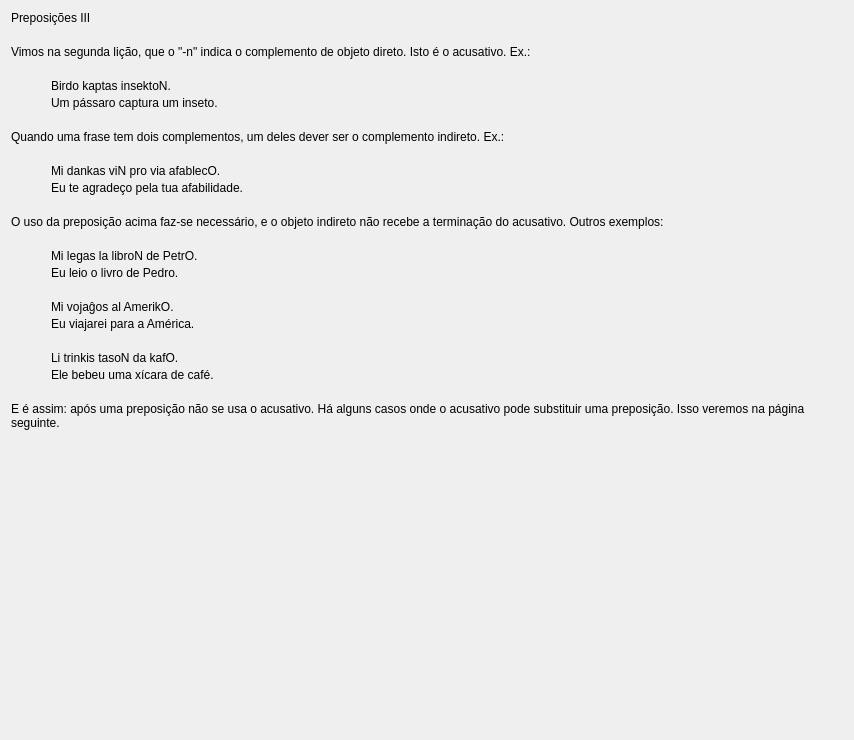
         <widget class="QWidget" name="scrollAreaWidgetContents_7">
          <property name="geometry">
           <rect>
            <x>0</x>
            <y>0</y>
            <width>854</width>
            <height>740</height>
           </rect>
          </property>
          <layout class="QVBoxLayout" name="verticalLayout_28">
           <property name="spacing">
            <number>20</number>
           </property>
           <item>
            <widget class="titolo" name="Lec07_Label8">
             <property name="sizePolicy">
              <sizepolicy hsizetype="Preferred" vsizetype="Maximum">
               <horstretch>0</horstretch>
               <verstretch>0</verstretch>
              </sizepolicy>
             </property>
             <property name="text">
              <string>Preposições III</string>
             </property>
            </widget>
           </item>
           <item>
            <layout class="QVBoxLayout" name="verticalLayout_12">
             <item>
              <widget class="QLabel" name="Lec07_Label547">
               <property name="text">
                <string>Vimos na segunda lição, que o &quot;-n&quot; indica o complemento de objeto direto. Isto é o acusativo. Ex.:</string>
               </property>
               <property name="wordWrap">
                <bool>true</bool>
               </property>
              </widget>
             </item>
             <item>
              <layout class="QHBoxLayout" name="horizontalLayout_477">
               <item>
                <spacer name="horizontalSpacer_24">
                 <property name="orientation">
                  <enum>Qt::Horizontal</enum>
                 </property>
                 <property name="sizeType">
                  <enum>QSizePolicy::Fixed</enum>
                 </property>
                 <property name="sizeHint" stdset="0">
                  <size>
                   <width>40</width>
                   <height>20</height>
                  </size>
                 </property>
                </spacer>
               </item>
               <item>
                <layout class="QVBoxLayout" name="verticalLayout_21">
                 <property name="spacing">
                  <number>3</number>
                 </property>
                 <item>
                  <widget class="klakbutono_nova" name="Lec07_Button559">
                   <property name="text">
                    <string notr="true">Birdo kaptas insektoN.</string>
                   </property>
                   <property name="wordWrap">
                    <bool>true</bool>
                   </property>
                  </widget>
                 </item>
                 <item>
                  <widget class="QLabel" name="Lec07_Label555">
                   <property name="text">
                    <string>Um pássaro captura um inseto.</string>
                   </property>
                   <property name="wordWrap">
                    <bool>true</bool>
                   </property>
                  </widget>
                 </item>
                </layout>
               </item>
              </layout>
             </item>
            </layout>
           </item>
           <item>
            <layout class="QVBoxLayout" name="verticalLayout_26">
             <item>
              <widget class="QLabel" name="Lec07_Label548">
               <property name="text">
                <string>Quando uma frase tem dois complementos, um deles dever ser o complemento indireto. Ex.:</string>
               </property>
               <property name="wordWrap">
                <bool>true</bool>
               </property>
              </widget>
             </item>
             <item>
              <layout class="QHBoxLayout" name="horizontalLayout_476">
               <item>
                <spacer name="horizontalSpacer_23">
                 <property name="orientation">
                  <enum>Qt::Horizontal</enum>
                 </property>
                 <property name="sizeType">
                  <enum>QSizePolicy::Fixed</enum>
                 </property>
                 <property name="sizeHint" stdset="0">
                  <size>
                   <width>40</width>
                   <height>20</height>
                  </size>
                 </property>
                </spacer>
               </item>
               <item>
                <layout class="QVBoxLayout" name="verticalLayout_22">
                 <property name="spacing">
                  <number>3</number>
                 </property>
                 <item>
                  <widget class="klakbutono_nova" name="Lec07_Button560">
                   <property name="text">
                    <string>Mi dankas viN pro via afablecO.</string>
                   </property>
                   <property name="wordWrap">
                    <bool>true</bool>
                   </property>
                  </widget>
                 </item>
                 <item>
                  <widget class="QLabel" name="Lec07_Label549">
                   <property name="text">
                    <string>Eu te agradeço pela tua afabilidade.</string>
                   </property>
                   <property name="wordWrap">
                    <bool>true</bool>
                   </property>
                  </widget>
                 </item>
                </layout>
               </item>
              </layout>
             </item>
            </layout>
           </item>
           <item>
            <layout class="QVBoxLayout" name="verticalLayout_27">
             <item>
              <widget class="QLabel" name="Lec07_Label550">
               <property name="text">
                <string>O uso da preposição acima faz-se necessário, e o objeto indireto não recebe a terminação do acusativo. Outros exemplos:</string>
               </property>
               <property name="wordWrap">
                <bool>true</bool>
               </property>
              </widget>
             </item>
             <item>
              <layout class="QHBoxLayout" name="horizontalLayout_475">
               <item>
                <spacer name="horizontalSpacer_18">
                 <property name="orientation">
                  <enum>Qt::Horizontal</enum>
                 </property>
                 <property name="sizeType">
                  <enum>QSizePolicy::Fixed</enum>
                 </property>
                 <property name="sizeHint" stdset="0">
                  <size>
                   <width>40</width>
                   <height>20</height>
                  </size>
                 </property>
                </spacer>
               </item>
               <item>
                <layout class="QVBoxLayout" name="verticalLayout_235">
                 <item>
                  <layout class="QVBoxLayout" name="verticalLayout_23">
                   <property name="spacing">
                    <number>3</number>
                   </property>
                   <item>
                    <widget class="klakbutono_nova" name="Lec07_Button561">
                     <property name="text">
                      <string>Mi legas la libroN de PetrO.</string>
                     </property>
                     <property name="wordWrap">
                      <bool>true</bool>
                     </property>
                    </widget>
                   </item>
                   <item>
                    <widget class="QLabel" name="Lec07_Label551">
                     <property name="text">
                      <string>Eu leio o livro de Pedro.</string>
                     </property>
                     <property name="wordWrap">
                      <bool>true</bool>
                     </property>
                    </widget>
                   </item>
                  </layout>
                 </item>
                 <item>
                  <layout class="QVBoxLayout" name="verticalLayout_24">
                   <property name="spacing">
                    <number>3</number>
                   </property>
                   <item>
                    <widget class="klakbutono_nova" name="Lec07_Button562">
                     <property name="text">
                      <string>Mi vojaĝos al AmerikO.</string>
                     </property>
                     <property name="wordWrap">
                      <bool>true</bool>
                     </property>
                    </widget>
                   </item>
                   <item>
                    <widget class="QLabel" name="Lec07_Label552">
                     <property name="text">
                      <string>Eu viajarei para a América.</string>
                     </property>
                     <property name="wordWrap">
                      <bool>true</bool>
                     </property>
                    </widget>
                   </item>
                  </layout>
                 </item>
                 <item>
                  <layout class="QVBoxLayout" name="verticalLayout_25">
                   <property name="spacing">
                    <number>3</number>
                   </property>
                   <item>
                    <widget class="klakbutono_nova" name="Lec07_Button563">
                     <property name="text">
                      <string>Li trinkis tasoN da kafO.</string>
                     </property>
                     <property name="wordWrap">
                      <bool>true</bool>
                     </property>
                    </widget>
                   </item>
                   <item>
                    <widget class="QLabel" name="Lec07_Label553">
                     <property name="text">
                      <string>Ele bebeu uma xícara de café.</string>
                     </property>
                     <property name="wordWrap">
                      <bool>true</bool>
                     </property>
                    </widget>
                   </item>
                  </layout>
                 </item>
                </layout>
               </item>
              </layout>
             </item>
            </layout>
           </item>
           <item>
            <widget class="QLabel" name="Lec07_Label554">
             <property name="text">
              <string>E é assim: após uma preposição não se usa o acusativo. Há alguns casos onde o acusativo pode substituir uma preposição. Isso veremos na página seguinte.</string>
             </property>
             <property name="wordWrap">
              <bool>true</bool>
             </property>
            </widget>
           </item>
           <item>
            <spacer name="verticalSpacer_7">
             <property name="orientation">
              <enum>Qt::Vertical</enum>
             </property>
             <property name="sizeHint" stdset="0">
              <size>
               <width>20</width>
               <height>40</height>
              </size>
             </property>
            </spacer>
           </item>
          </layout>
         </widget>
